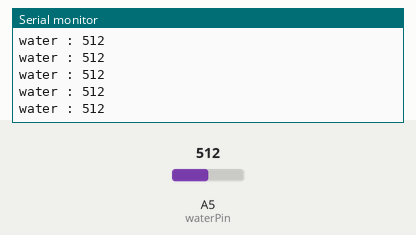
Bench run of a sketch on a simulated Arduino Uno, built with avr-gcc and run on an emulated ATmega328P. Parts: the last lines printed to the serial monitor. Inputs (shaded band) come from the test bench; at power-on: A5 (waterPin) = 512.

Above: at 1.2 s.
1.3 s: A5 (waterPin) set to 716
At 1.31 s:
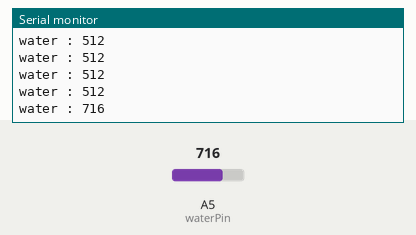
2.8 s: A5 (waterPin) set to 900
At 2.82 s:
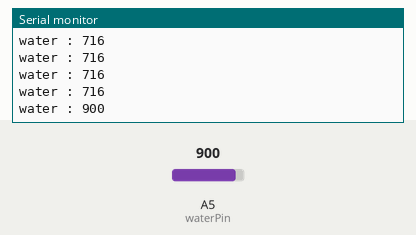
Timing chart, 0 to 5.8 s (numbered marks = the images above; inputs shaded):
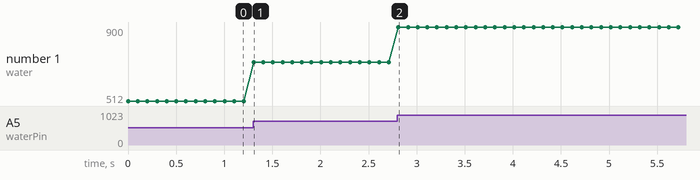

Measured:
- after the input at 1.3 s, the serial monitor: prints a new line at once (image 1)
- after the input at 2.8 s, the serial monitor: prints a new line at once (image 2)
- plotted number 1: 512 → 716 after the input at 1.3 s, 716 → 900 after the input at 2.8 s

The sketch:

water1.ino
```cpp
int waterPin = A5;

void setup() {
  // put your setup code here, to run once:
  Serial.begin(9600);
}

void loop() {
  // put your main code here, to run repeatedly:
  int value = analogRead(waterPin);

  Serial.print("water : ");
  Serial.println(value);

  delay(100);
}
```
